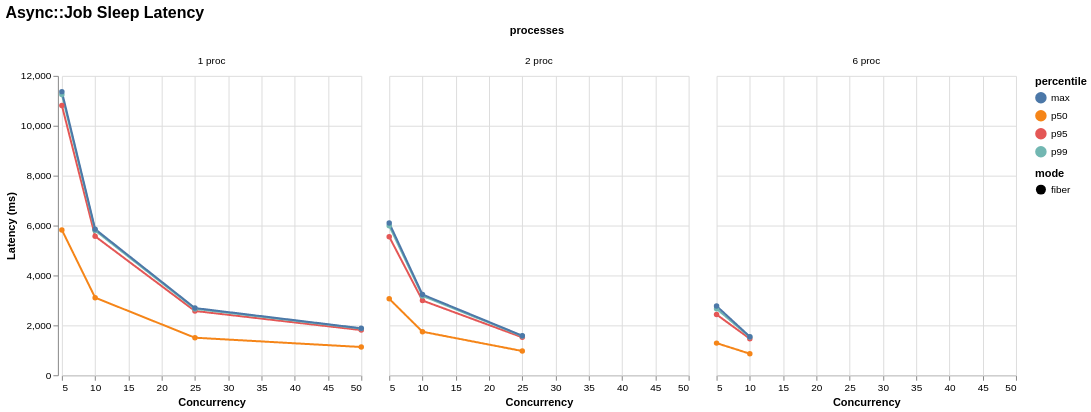

This figure's Vega-Lite source:
### Vega-Lite specification from a JSON file in a GitHub repository (floating-point values rounded to 4 significant figures)
{"$schema": "https://vega.github.io/schema/vega-lite/v6.json", "title": "Async::Job Sleep Latency", "data": {"values": [{"mode": "fiber", "concurrency": 5, "processes": "1 proc", "percentile": "p50", "value": 5826.0}, {"mode": "fiber", "concurrency": 5, "processes": "1 proc", "percentile": "p95", "value": 10810.0}, {"mode": "fiber", "concurrency": 5, "processes": "1 proc", "percentile": "p99", "value": 11260.0}, {"mode": "fiber", "concurrency": 5, "processes": "1 proc", "percentile": "max", "value": 11370.0}, {"mode": "fiber", "concurrency": 10, "processes": "1 proc", "percentile": "p50", "value": 3110.0}, {"mode": "fiber", "concurrency": 10, "processes": "1 proc", "percentile": "p95", "value": 5568.0}, {"mode": "fiber", "concurrency": 10, "processes": "1 proc", "percentile": "p99", "value": 5802.0}, {"mode": "fiber", "concurrency": 10, "processes": "1 proc", "percentile": "max", "value": 5857.0}, {"mode": "fiber", "concurrency": 25, "processes": "1 proc", "percentile": "p50", "value": 1505.0}, {"mode": "fiber", "concurrency": 25, "processes": "1 proc", "percentile": "p95", "value": 2575.0}, {"mode": "fiber", "concurrency": 25, "processes": "1 proc", "percentile": "p99", "value": 2660.0}, {"mode": "fiber", "concurrency": 25, "processes": "1 proc", "percentile": "max", "value": 2693.0}, {"mode": "fiber", "concurrency": 50, "processes": "1 proc", "percentile": "p50", "value": 1131.0}, {"mode": "fiber", "concurrency": 50, "processes": "1 proc", "percentile": "p95", "value": 1811.0}, {"mode": "fiber", "concurrency": 50, "processes": "1 proc", "percentile": "p99", "value": 1869.0}, {"mode": "fiber", "concurrency": 50, "processes": "1 proc", "percentile": "max", "value": 1882.0}, {"mode": "fiber", "concurrency": 5, "processes": "2 proc", "percentile": "p50", "value": 3065.0}, {"mode": "fiber", "concurrency": 5, "processes": "2 proc", "percentile": "p95", "value": 5551.0}, {"mode": "fiber", "concurrency": 5, "processes": "2 proc", "percentile": "p99", "value": 5993.0}, {"mode": "fiber", "concurrency": 5, "processes": "2 proc", "percentile": "max", "value": 6102.0}, {"mode": "fiber", "concurrency": 10, "processes": "2 proc", "percentile": "p50", "value": 1744.0}, {"mode": "fiber", "concurrency": 10, "processes": "2 proc", "percentile": "p95", "value": 2994.0}, {"mode": "fiber", "concurrency": 10, "processes": "2 proc", "percentile": "p99", "value": 3180.0}, {"mode": "fiber", "concurrency": 10, "processes": "2 proc", "percentile": "max", "value": 3235.0}, {"mode": "fiber", "concurrency": 25, "processes": "2 proc", "percentile": "p50", "value": 971.3}, {"mode": "fiber", "concurrency": 25, "processes": "2 proc", "percentile": "p95", "value": 1520.0}, {"mode": "fiber", "concurrency": 25, "processes": "2 proc", "percentile": "p99", "value": 1570.0}, {"mode": "fiber", "concurrency": 25, "processes": "2 proc", "percentile": "max", "value": 1585.0}, {"mode": "fiber", "concurrency": 5, "processes": "6 proc", "percentile": "p50", "value": 1288.0}, {"mode": "fiber", "concurrency": 5, "processes": "6 proc", "percentile": "p95", "value": 2433.0}, {"mode": "fiber", "concurrency": 5, "processes": "6 proc", "percentile": "p99", "value": 2665.0}, {"mode": "fiber", "concurrency": 5, "processes": "6 proc", "percentile": "max", "value": 2775.0}, {"mode": "fiber", "concurrency": 10, "processes": "6 proc", "percentile": "p50", "value": 864.0}, {"mode": "fiber", "concurrency": 10, "processes": "6 proc", "percentile": "p95", "value": 1465.0}, {"mode": "fiber", "concurrency": 10, "processes": "6 proc", "percentile": "p99", "value": 1531.0}, {"mode": "fiber", "concurrency": 10, "processes": "6 proc", "percentile": "max", "value": 1547.0}]}, "mark": {"type": "line", "point": true, "tooltip": true}, "encoding": {"x": {"field": "concurrency", "type": "quantitative", "title": "Concurrency"}, "y": {"field": "value", "type": "quantitative", "title": "Latency (ms)"}, "color": {"field": "percentile", "type": "nominal"}, "tooltip": [{"field": "mode", "type": "nominal"}, {"field": "concurrency", "type": "nominal"}, {"field": "processes", "type": "nominal"}, {"field": "metric", "type": "nominal"}, {"field": "percentile", "type": "nominal"}, {"field": "value", "type": "quantitative"}], "strokeDash": {"field": "mode", "type": "nominal"}, "column": {"field": "processes", "type": "nominal"}}, "config": {"background": "white", "axis": {"labelFont": "Arial", "titleFont": "Arial", "grid": true}, "legend": {"labelFont": "Arial", "titleFont": "Arial"}, "title": {"font": "Arial", "fontSize": 16, "anchor": "start"}, "view": {"stroke": null}}}
